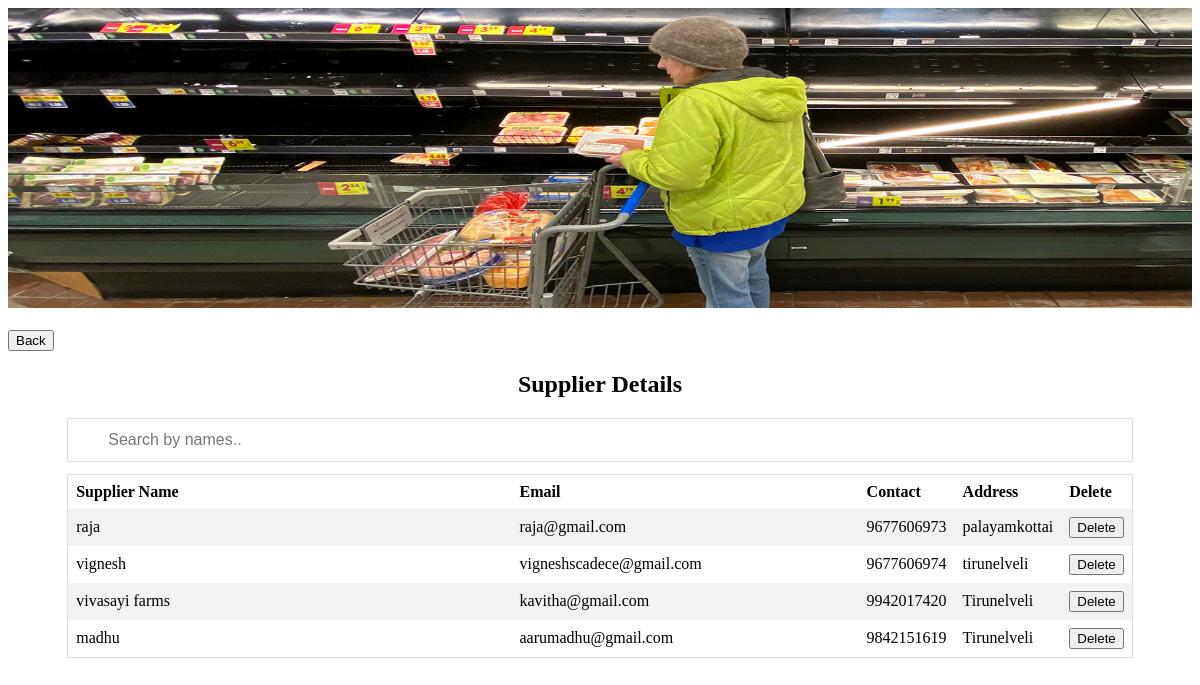
Screenshot of /admin/supplier.php with the database file from the repository.
### tables this page shows
CREATE TABLE `supplier_details` (
  `id` int(5) NOT NULL,
  `name` varchar(30) NOT NULL,
  `email` varchar(30) NOT NULL,
  `contact` varchar(20) NOT NULL,
  `address` varchar(100) NOT NULL,
  `password` varchar(20) NOT NULL
);

### admin/supplier.php (the view, shortened to what this page needs)
<!DOCTYPE html>
<html>
<head>
</head>
<body>
<img src="gro.jpg" alt="Nature" class="responsive" width="100%" height="300">
<br><br>
<form method="GET" action="supplier.php">
<button type="submit" name="back" class="registerbtn">Back</button>
</form>
<center>
<h2>Supplier Details</h2>
</center>
<center>
<input type="text" id="myInput" onkeyup="myFunction()" placeholder="Search by names.." title="Type in a name">
<div style="overflow-x:auto;">
<table id="myTable">
  <tr class="header">
	<th style="width:60%;">Supplier Name</th>
	<th style="width:60%;">Email</th>
	<th style="width:60%;">Contact</th>
	<th style="width:60%;">Address</th>
	<th style="width:60%;">Delete</th>
    </tr>
         <?php
		 $user="root";
				$password="";
				$db="agri_shop";
				$connect=new mysqli("localhost",$user,$password,$db) or die("not connected");
			$query=mysqli_query($connect,"SELECT * FROM `supplier_details` WHERE 1 ") or die(mysqli_error($connect));
while($row=mysqli_fetch_array($query))
{
    $uid = $row['id'];
	$name=$row['name'];
    $email=$row['email'];
	$contact=$row['contact'];
	$address=$row['address'];
echo" <tr>
	<td>$name</td>
    <td>$email</td>
    <td>$contact</td>
	<td>$address</td>
	<td><form method=\"POST\" action=\"supplier.php\"><input type=\"submit\" name=\"$uid\" value=\"Delete\"onClick=\"document.location.reload(true)\">
	</td>
	</tr>
    ";
}
?>
</table>
</div>
</center>
</body>
</html>

### admin/supplier.php (style rules this page uses)
* { box-sizing: border-box; }
table { border-collapse: collapse; border-spacing: 0; width: 90%; border: 1px solid #ddd; }
th, td { text-align: left; padding: 8px; }
tr:nth-child(even) { background-color: #f2f2f2 }
#myInput { background-image: url('/css/searchicon.png'); background-position: 10px 10px; background-repeat: no-repeat; width: 90%; font-size: 16px; padding: 12px 20px 12px 40px; border: 1px solid #ddd; margin-bottom: 12px; }

### rows the page displays
supplier_details: name "raja", email "raja@gmail.com", contact "9677606973", address "palayamkottai"
supplier_details: name "vignesh", email "vigneshscadece@gmail.com", contact "9677606974", address "tirunelveli"
supplier_details: name "vivasayi farms", email "kavitha@gmail.com", contact "9942017420", address "Tirunelveli"
supplier_details: name "madhu", email "aarumadhu@gmail.com", contact "9842151619", address "Tirunelveli"
